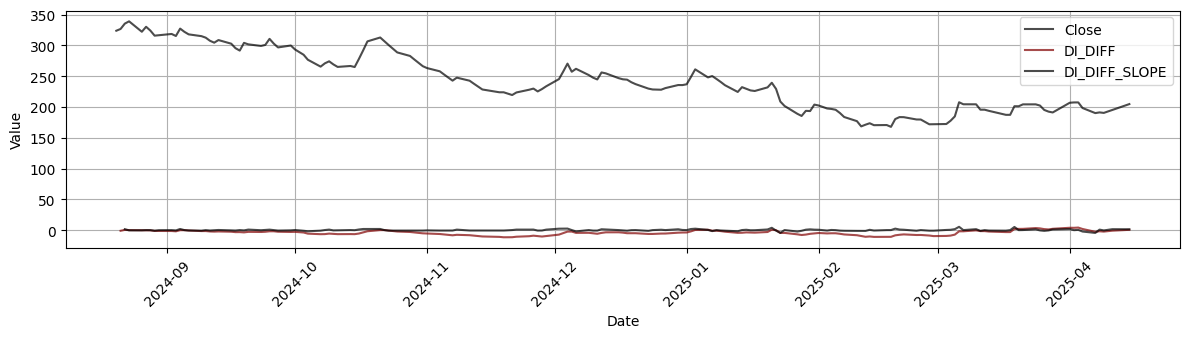

Here is the Python script that generated this plot:
import sys
sys.path.append('/home/[user]/projects/meanReversion')

import matplotlib as plt
from mean_reversion import df_first_symbol

import matplotlib.pyplot as plt

plt.figure(figsize=(12, 6))

# Subplot: ADX +DI -DI + Close price
plt.subplot(2, 1, 1)
plt.plot(df_first_symbol['date'], df_first_symbol['close'], label='Close', color='black', alpha=0.7)
#plt.plot(df_first_symbol['date'], df_first_symbol['ADX'], label='ADX', color='blue', alpha=0.7)
#plt.plot(df_first_symbol['date'], df_first_symbol['+DI'], label='+DI', color='green', alpha=0.7)
#plt.plot(df_first_symbol['date'], df_first_symbol['-DI'], label='-DI', color='red', alpha=0.7)
plt.plot(df_first_symbol['date'], df_first_symbol['di_diff'], label='DI_DIFF', color='maroon', alpha=0.7)
plt.plot(df_first_symbol['date'], df_first_symbol['di_diff_slope'], label='DI_DIFF_SLOPE', color='black', alpha=0.7)


#plt.title('ADX, +DI, -DI, and Close Price')
plt.xlabel('Date')
plt.ylabel('Value')
plt.legend()
plt.grid(True)
plt.xticks(rotation=45)

plt.tight_layout()

plt.savefig("plot.png", bbox_inches='tight')
plt.close()

